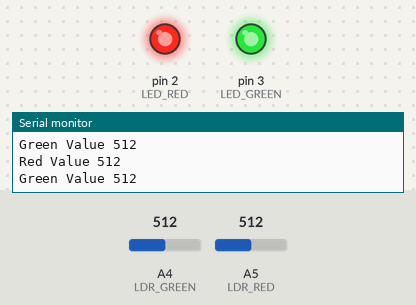
Recording of a sketch running on a simulated Arduino Uno, built with avr-gcc and run on an emulated ATmega328P. Shown: output pins drawn as LEDs (lit = HIGH), the last lines printed to the serial monitor. The test bench sets the inputs (shaded band); at power-on: A4 (LDR_GREEN) = 512, A5 (LDR_RED) = 512.

Above: at 1.2 s.
1.3 s: A4 (LDR_GREEN) set to 54
2.8 s: A4 (LDR_GREEN) set to 47
At 4.1 s:
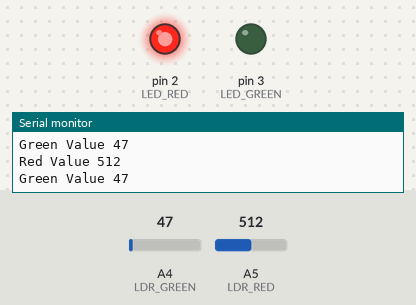
4.5 s: A4 (LDR_GREEN) set to 122
At 5.7 s:
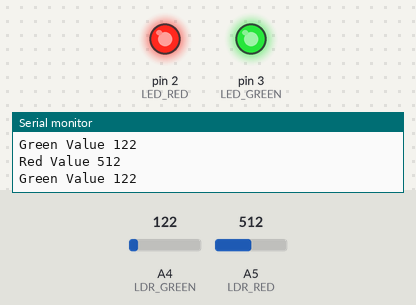
6.3 s: A5 (LDR_RED) set to 54
7.8 s: A5 (LDR_RED) set to 47
At 8.6 s:
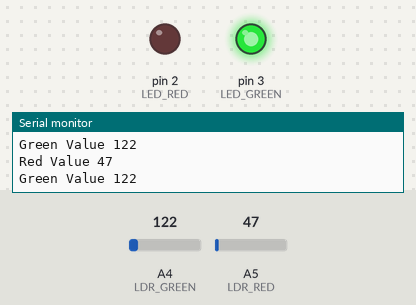
9.5 s: A5 (LDR_RED) set to 122
At 10.2 s:
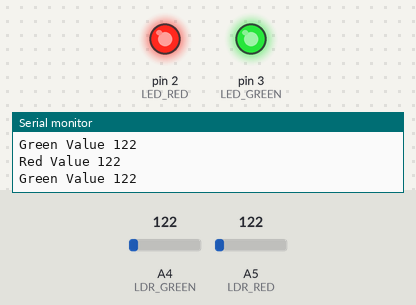
Timing chart, 0 to 12.3 s (numbered marks = the images above; inputs shaded):
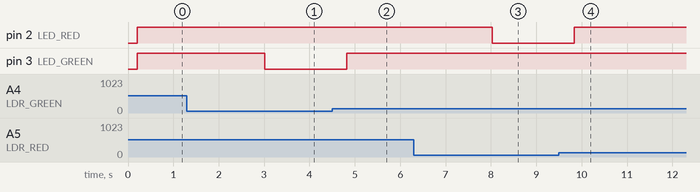

The sketch:

laser.ino
```cpp
int LDR_RED = 5;     //analog pin to which LDR is connected, here we set it to 0 so it means A0

int LDR_GREEN = 4;     //analog pin to which LDR is connected, here we set it to 0 so it means A0

int LDR_RED_Value = 0;      //that s a variable to store LDR values

int LDR_GREEN_Value = 0;      //that s a variable to store LDR values

int light_sensitivity = 50;    //This is the approx value of light surrounding your LDR

int LED_RED = 2;

int LED_GREEN = 3;


void setup()

  {

    Serial.begin(9600);          //start the serial monitor with 9600 buad

    pinMode(LED_RED, OUTPUT);

    pinMode(LED_GREEN, OUTPUT);

  }


void loop()

  {

    LDR_RED_Value = analogRead(LDR_RED);      //reads the ldr s value through LDR

    LDR_GREEN_Value = analogRead(LDR_GREEN);      //reads the ldr s value through LDR

    Serial.print("Red Value ");

    Serial.println(LDR_RED_Value);       //prints the LDR values to serial monitor

    Serial.print("Green Value ");

    Serial.println(LDR_GREEN_Value);       //prints the LDR values to serial monitor

    delay(200);        //This is the speed by which LDR sends value to arduino


    if (LDR_RED_Value > light_sensitivity)

      {

        digitalWrite(LED_RED, HIGH);

      }

    else

      {

        digitalWrite(LED_RED, LOW);

      }

    if (LDR_GREEN_Value > light_sensitivity)

      {

        digitalWrite(LED_GREEN, HIGH);

      }

    else

      {

        digitalWrite(LED_GREEN, LOW);

      }


  }
```

Measured:
- the behaviour switches between 51 and 50 on A4 (LDR_GREEN) (found by bisection; images 0 and 1)
- the behaviour switches between 51 and 50 on A5 (LDR_RED) (found by bisection; images 2 and 3)
- after the input at 2.8 s, pin 3 (LED_GREEN): HIGH → LOW after 0.21 s
- after the input at 4.5 s, pin 3 (LED_GREEN): LOW → HIGH after 0.32 s
- after the input at 7.8 s, pin 2 (LED_RED): HIGH → LOW after 0.23 s
- after the input at 9.5 s, pin 2 (LED_RED): LOW → HIGH after 0.34 s
